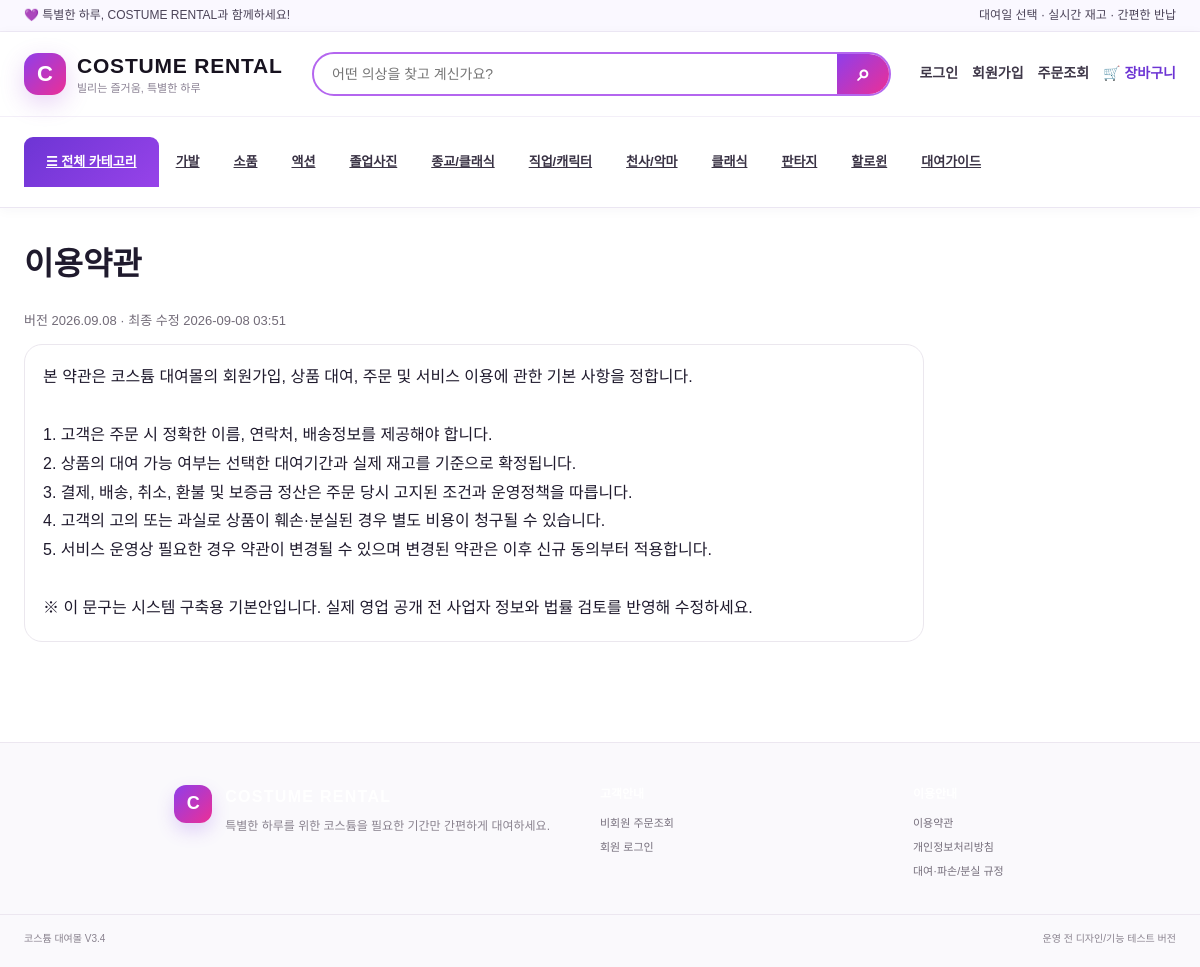
Page /policy/terms on the committed database.
### tables this page shows
CREATE TABLE shop_categories (id INTEGER PRIMARY KEY AUTOINCREMENT,name TEXT NOT NULL UNIQUE,slug TEXT NOT NULL UNIQUE,image_filename TEXT DEFAULT '',sort_order INTEGER NOT NULL DEFAULT 0,show_on_home INTEGER NOT NULL DEFAULT 1,is_active INTEGER NOT NULL DEFAULT 1,created_at TEXT DEFAULT '');

CREATE TABLE legal_documents (
        doc_type TEXT PRIMARY KEY,
        title TEXT NOT NULL,
        version TEXT NOT NULL,
        content TEXT NOT NULL,
        updated_at TEXT NOT NULL DEFAULT ''
    );

### app.py (the view)
@app.route('/policy/<doc_type>')
def legal_policy(doc_type):
    if doc_type not in {'terms','privacy','rental'}:
        return '문서를 찾을 수 없습니다.',404
    conn=db(); doc=get_legal_document(conn,doc_type)
    cancellation=cancellation_policy_summary(conn) if doc_type=='rental' else ''
    conn.close()
    if not doc:
        return '문서를 찾을 수 없습니다.',404
    return render_template('legal_policy.html',doc=doc,doc_type=doc_type,cancellation_policy=cancellation)

### app.py (called while the page is built, shortened)
def db():
    conn = sqlite3.connect(DB)
    conn.row_factory = sqlite3.Row
    conn.execute('PRAGMA foreign_keys=ON')
    return conn

def get_text_setting(conn, key, default=''):
    row = conn.execute('SELECT value FROM settings WHERE key=?', (key,)).fetchone()
    return row['value'] if row else default

def get_legal_document(conn, doc_type):
    return conn.execute('SELECT * FROM legal_documents WHERE doc_type=?',(doc_type,)).fetchone()

@app.before_request
def expire_stale_payment_holds():
    if request.endpoint == 'static':
        return
    conn=db(); now_text=datetime.now().strftime('%Y-%m-%d %H:%M')
    try:
        rows=conn.execute("SELECT * FROM reservations WHERE payment_status='결제대기' AND COALESCE(payment_expires_at,'')<>'' AND payment_expires_at<?",(now_text,)).fetchall()
    except sqlite3.OperationalError:
        conn.close(); return
    for row in rows:
        conn.execute("UPDATE reservations SET payment_status='결제실패',payment_failure_reason='결제시간 만료',payment_updated_at=? WHERE id=?",(now_text,row['id']))
        log_payment_transaction(conn,row['id'],row['payment_method'],card_payment_amount(row),'실패','결제시간 만료')
    if rows:
        conn.commit()
    conn.close()

def queue_due_pickup_notifications(conn):
    today=date.today()
    targets=((today+timedelta(days=1)).isoformat(), today.isoformat())
    rows=conn.execute("SELECT id,pickup_date FROM reservations WHERE pickup_date IN (?,?) AND payment_status='결제완료' AND status IN ('예약','대여중') AND return_status<>'회수완료'",targets).fetchall()
    created=0
    for row in rows:
        if queue_notification(conn,row['id'],'회수예정',f"{row['id']}:회수예정:{row['pickup_date']}"):
            created+=1
    return created

def current_member():
    member_id = session.get('member_user_id')
    if not member_id:
        return None

def current_admin():
    admin_id = session.get('admin_user_id')
    if not admin_id:
        return None

@app.before_request
def generate_due_notification_queue():
    if request.endpoint == 'static':
        return
    conn=db()
    try:
        created=queue_due_pickup_notifications(conn)
        if created:
            conn.commit()
    except sqlite3.OperationalError:
        pass
    finally:
        conn.close()

@app.before_request
def auto_sync_notification_results():
    global _LAST_RESULT_SYNC
    if request.endpoint in {'static','solapi_message_webhook','admin_login'} or not request.path.startswith('/admin'):
        return

### templates/legal_policy.html (shortened to what this page needs)
{% extends 'base.html' %}{% block title %}{{doc.title}}{% endblock %}{% block content %}
<div class="policyhead"><div><h1>{{doc.title}}</h1><p class="muted">버전 {{doc.version}} · 최종 수정 {{doc.updated_at}}</p></div></div>
<div class="panel policytext">{{doc.content}}</div>
{% endblock %}

### templates/base.html (shortened to what this page needs)
<!doctype html>
<html lang="ko">
<head>
  <link rel="stylesheet" href="{{ url_for('static',filename='style.css') }}">
</head>
<body class="{% if admin_user %}has-adminbar{% endif %}">
  <div class="noticebar"><div class="wrap noticeinner"><span>💜 특별한 하루, COSTUME RENTAL과 함께하세요!</span><span class="noticehide">대여일 선택 · 실시간 재고 · 간편한 반납</span></div></div>
  <header class="siteheader v34-header">
    <div class="wrap v34-head-main">
      <a class="shopbrand" href="{{ url_for('home') }}"><span class="brandmark">C</span><span><b>COSTUME RENTAL</b><small>빌리는 즐거움, 특별한 하루</small></span></a>
      <form class="v34-head-search" action="{{url_for('home')}}#catalog" method="get"><input type="search" name="q" placeholder="어떤 의상을 찾고 계신가요?"><button aria-label="검색">⌕</button></form>
      <div class="navaccount v34-account">{% if member_user %}<a href="{{url_for('mypage')}}">마이페이지</a><form class="plainform" method="post" action="{{url_for('member_logout')}}"><button class="textbutton">로그아웃</button></form>{% else %}<a href="{{url_for('member_login')}}">로그인</a><a href="{{url_for('member_signup')}}">회원가입</a>{% endif %}<a href="{{url_for('order_lookup')}}">주문조회</a><a class="v34-cart" href="{{url_for('cart_view')}}">🛒 장바구니</a>{% if admin_user %}<a class="adminquick" href="{{url_for('dashboard')}}">관리자</a>{% endif %}</div>
    </div>
    {% if nav_categories %}<nav class="v34-category-nav"><div class="wrap"><a class="v34-allcat" href="{{url_for('home')}}#catalog">☰ 전체 카테고리</a>{% for c in nav_categories %}<a href="{{url_for('home',category=c.slug)}}#catalog">{{c.name}}</a>{% endfor %}<a href="{{url_for('order_lookup')}}">대여가이드</a></div></nav>{% endif %}
  </header>
  <main class="wrap sitecontent">{% with messages=get_flashed_messages() %}{% if messages %}{% for m in messages %}<div class="flash">{{ m }}</div>{% endfor %}{% endif %}{% endwith %}{% block content %}{% endblock %}</main>
  <footer class="sitefooter"><div class="wrap footergrid"><div class="footerbrand"><span class="brandmark smallmark">C</span><div><b>COSTUME RENTAL</b><p>특별한 하루를 위한 코스튬을 필요한 기간만 간편하게 대여하세요.</p></div></div><div><b>고객안내</b><a href="{{url_for('order_lookup')}}">비회원 주문조회</a>{% if member_user %}<a href="{{url_for('mypage')}}">마이페이지</a>{% else %}<a href="{{url_for('member_login')}}">회원 로그인</a>{% endif %}</div><div><b>이용안내</b><a href="{{url_for('legal_policy',doc_type='terms')}}">이용약관</a><a href="{{url_for('legal_policy',doc_type='privacy')}}">개인정보처리방침</a><a href="{{url_for('legal_policy',doc_type='rental')}}">대여·파손/분실 규정</a></div></div><div class="wrap footercopy"><span>코스튬 대여몰 V3.4</span><span>운영 전 디자인/기능 테스트 버전</span></div></footer>
</body>
</html>

### rows in the picture
shop_categories: name "가발"
shop_categories: name "소품"
shop_categories: name "액션"
shop_categories: name "졸업사진"
shop_categories: name "종교/클래식"
shop_categories: name "직업/캐릭터"
shop_categories: name "천사/악마"
shop_categories: name "클래식"
shop_categories: name "판타지"
shop_categories: name "할로윈"
legal_documents: title "이용약관", version "2026.09.08", updated_at "2026-09-08 03:51", content "본 약관은 코스튬 대여몰의 회원가입, 상품 대여, 주문 및 서비스 이용에 관한 기본 사항을 정합니다. 1. 고객은 주문 시 정확한 이름, 연락처, 배송정보를 제공해야 합니다. 2. 상품의 대여 가능 여부는 선택한 대여기간과 실제 재고를 기준으로 확정됩니다. 3. 결제, 배송, 취소, 환불 및 보증금 정산은 주문 당시 고지된 조건과 운영정책을 따릅니다. 4. 고객의 고의 또는 과실로 상품이 훼손·분실된 경우 별도 비용이 청구될 수 있습니다. 5. 서비스 운영상 필요한 경우 약관이 변경될 수 있으며 변경된 약관은 이후 신규 동의부터 적용합니다. ※ 이 문구는 시스템 구축용 기본안입니다. 실제 영업 공개 전 사업자 정보와 법률 검토를 반영해 수정하세요."
